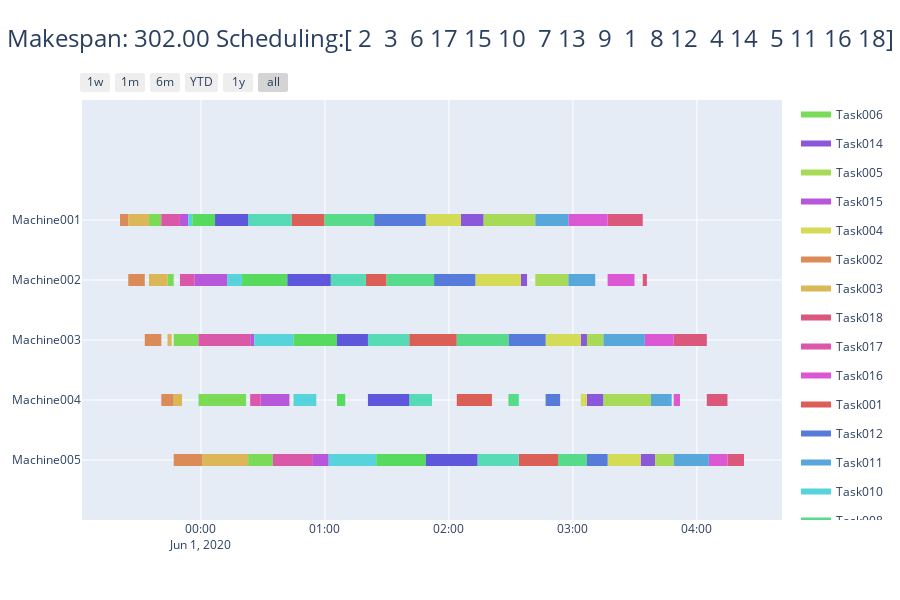

Notebook cell for this chart:
### Code cell
pt = np.array([[3, 3, 7, 2],
        [4, 7, 2, 1],
        [2, 1, 1, 4],
        [5, 1, 1, 5],
        [2, 8, 4, 3],
        [5, 8, 3, 5],
        [9, 1, 8, 4],
        [5, 7, 2, 6],
        [7, 3, 2, 9]])
sc = np.array([3, 5, 9, 1, 8, 6, 4, 7, 2])
problem = SolveFlowShop()
dict_01=problem.from_csv('ExemploFSP2.txt')
dict_01 = problem.NeighborBest(dict_01, scheduling = np.array([1,2,3,4,5,6,7,8,9,10,11,12,13,14,15,16,17,18]))
#problem.plot_by_job(dict_01)
problem.plot_by_machine(dict_01)
#dict_01['Processing Time'].sum(axis=0)

#domain = np.array([ [i for i in range(1, nt+1)] for i in range(nt)])
#dict_01 = problem.generate_problem(number_of_tasks = 9, number_of_machines = 4, processing_time= pt, scheduling = sc )
#df = problem.DecisionTree(dict_01, population=50, iterations = 10)
#dict_01['Flow Shop Object'].job_scheduling = sc
#dict_01['Flow Shop Object'].calculate_time()
#print(dict_01['Flow Shop Object'].makespan)
#df.iloc[0][:]

#dt = problem.generate_tree(df)
#print('Global',domain)
#problem.restrict_domain(dt, domain)
